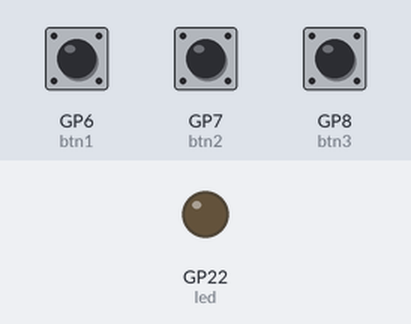
A program run on a simulated Raspberry Pi Pico running MicroPython. Parts: output pins drawn as LEDs (lit = HIGH). Dashed ring = blinking. The inputs (shaded band) are chosen by the test bench; at power-on: GP8 (btn3) HIGH, GP7 (btn2) HIGH, GP6 (btn1) HIGH.

Above: at 1.2 s.
1.3 s: GP8 (btn3) pulled LOW for 0.15 s
At 2.0 s:
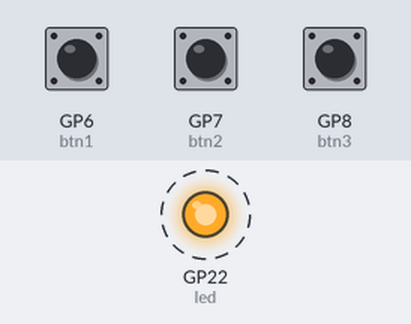
6.0 s: GP7 (btn2) pulled LOW for 0.15 s
7.6 s: GP6 (btn1) pulled LOW for 1 s
At 8.0 s:
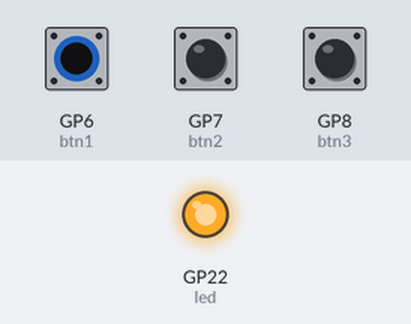
Timing chart, 0 to 10.6 s (numbered marks = the images above; inputs shaded):
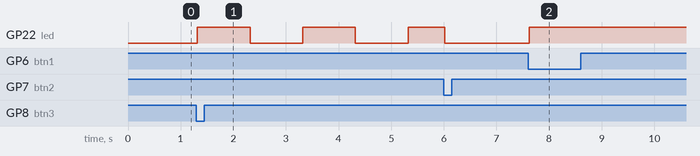

The program:

button2.py
```python
#picozero: https://picozero.readthedocs.io/en/latest/index.html

from picozero import Button, LED
from time import sleep

led = LED(22)
btn1 = Button(6)
btn2 = Button(7)
btn3 = Button(8)

while True:
    btn1.when_pressed = led.on
    btn2.when_pressed = led.off
    btn3.when_pressed = led.blink
```

Measured:
- after the input at 1.3 s, GP22 (led): alternates HIGH for 1.0 s and LOW for 1.0 s, starting at once
- after the input at 7.6 s, GP22 (led): LOW → HIGH at once
